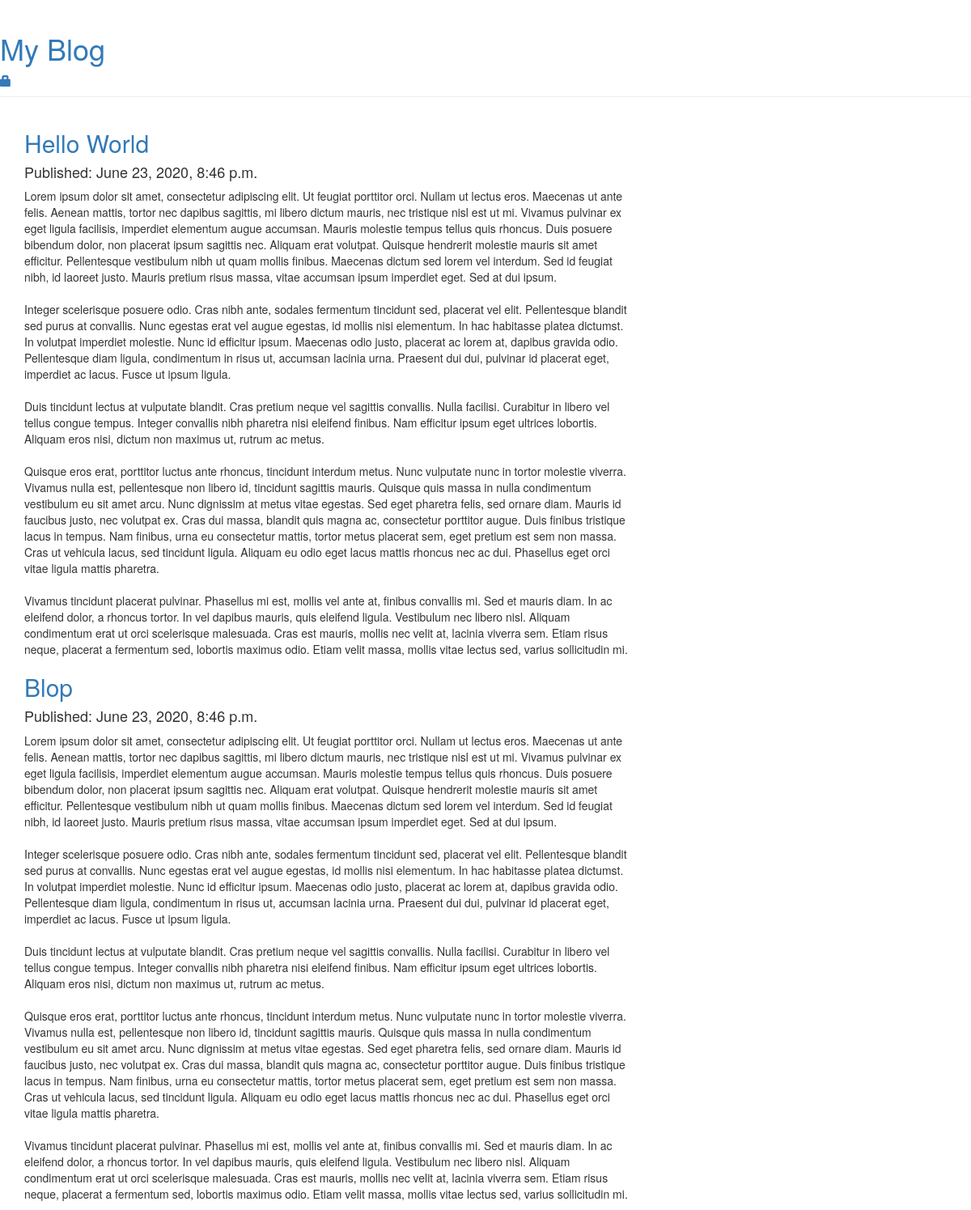
/, run on an earlier commit of the app's database.
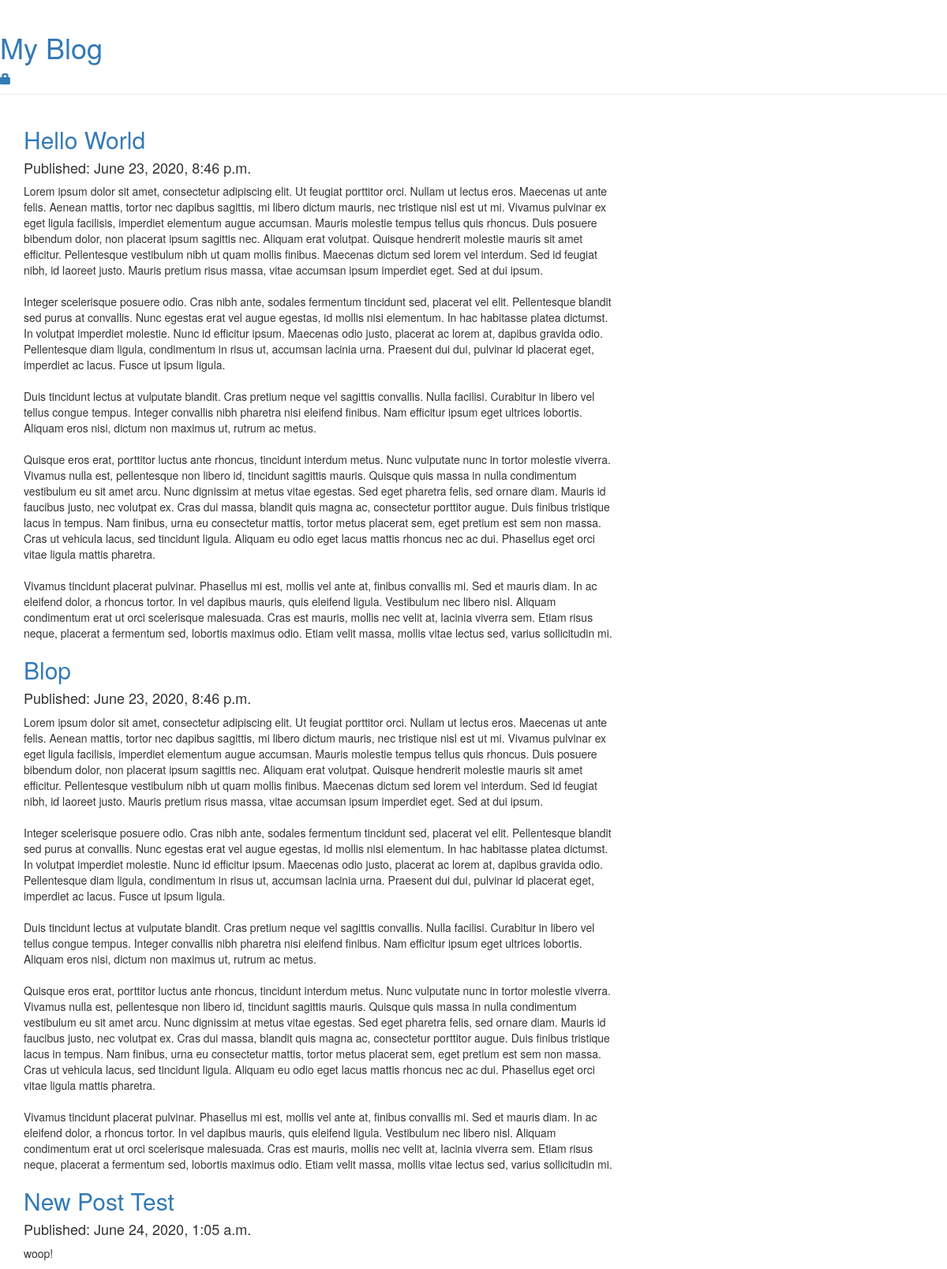
And on a later commit of the database.
### blog/models.py (models this page shows, shortened)
class Post(models.Model):
    author = models.ForeignKey(settings.AUTH_USER_MODEL, on_delete=models.CASCADE)
    title = models.CharField(max_length=200)
    text = models.TextField()
    created_date = models.DateTimeField(default=timezone.now)
    published_date = models.DateTimeField(blank=True, null=True)

### blog/views.py (the view)
# urls.py: path('', views.post_list, name='post_list'),
def post_list(request):
    posts = Post.objects.filter(published_date__lte=timezone.now()).order_by('published_date')
    return render(request, 'blog/post_list.html', {'posts': posts})

### blog/templates/blog/post_list.html
{% extends 'blog/base.html' %}
{% block content %}
    {% for post in posts %}
        <div>
            <h2><a href="{% url 'post_detail' pk=post.pk %}">{{ post.title }}</a></h2>
            <h4>Published: {{ post.published_date }}</h4>
            <p>{{ post.text|linebreaksbr }}</p>
        </div>
    {% endfor %}
{% endblock %}

### blog/templates/blog/base.html (shortened to what this page needs)
<!DOCTYPE html>
{% load static %}
<html lang="en">
<head>
    <link rel="stylesheet" href="//maxcdn.bootstrapcdn.com/bootstrap/3.2.0/css/bootstrap.min.css">
    <link rel="stylesheet" href="//maxcdn.bootstrapcdn.com/bootstrap/3.2.0/css/bootstrap-theme.min.css">
    <link rel="stylesheet" href="{% static 'css/blog.css' %}">
</head>
<body>
    <div class="page-header">
        <h1><a href="/">My Blog</a></a></h1>
        {% if user.is_authenticated %}
           <a href="{% url 'post_new' %}" class="top-menu"><span class="glyphicon glyphicon-plus"></span></a>
        {% else %}
        <a href="{% url 'login' %}" class="top-menu"><span class="glyphicon glyphicon-lock"></span></a>
        {% endif %}
    </div>
    <div class="container">
        <div class="row">
            <div class="col-md-8">
                {% block content %}
                {% endblock %}
            </div>
        </div>
    </div>
</body>
</html>

### blog/static/css/blog.css (style rules this page uses)
h2 { color: blueviolet; }

What changed in the data, as far as the page shows it:
added Post: title "New Post Test", published_date "June 24, 2020, 1:05 a.m.", text "woop!"
